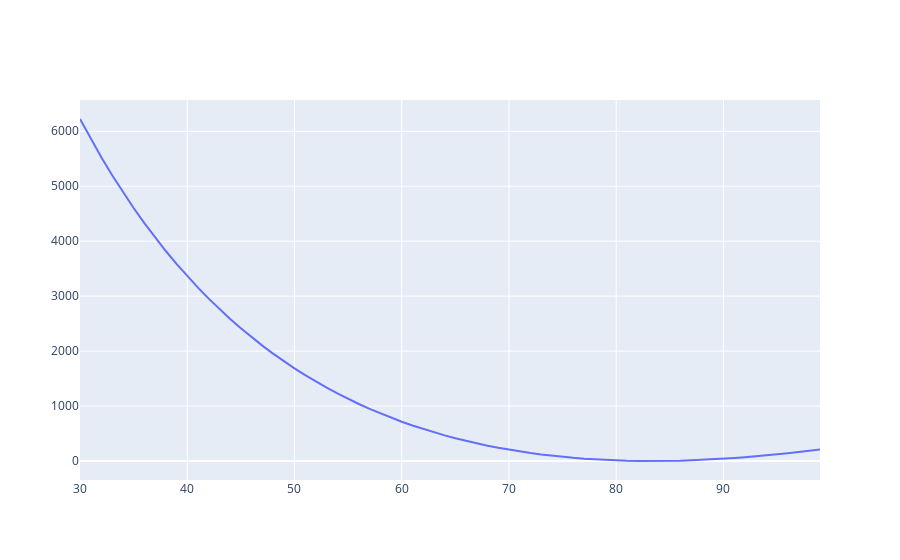

Source (notebook cell):
### Code cell
vvv['nVertices'].fitResults[0].plot()
